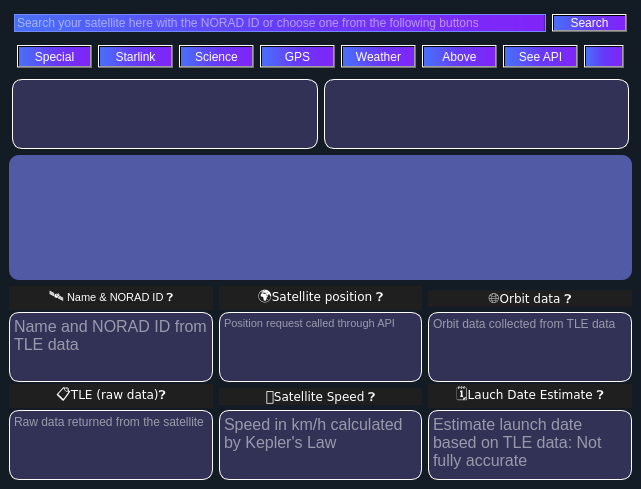
 <widget class="QMainWindow" name="MainWindow">
  <property name="geometry">
   <rect>
    <x>0</x>
    <y>0</y>
    <width>461</width>
    <height>467</height>
   </rect>
  </property>
  <property name="windowTitle">
   <string>Satellites Tracker</string>
  </property>
  <property name="styleSheet">
   <string notr="true">background-color:#131c25</string>
  </property>
  <widget class="QWidget" name="centralwidget">
   <layout class="QVBoxLayout" name="verticalLayout" stretch="0,0,0,10,0,0">
    <item>
     <layout class="QHBoxLayout" name="horizontalLayout">
      <property name="leftMargin">
       <number>5</number>
      </property>
      <property name="topMargin">
       <number>5</number>
      </property>
      <property name="rightMargin">
       <number>5</number>
      </property>
      <property name="bottomMargin">
       <number>5</number>
      </property>
      <item>
       <widget class="QLineEdit" name="Search_bar">
        <property name="sizePolicy">
         <sizepolicy hsizetype="Expanding" vsizetype="Preferred">
          <horstretch>0</horstretch>
          <verstretch>0</verstretch>
         </sizepolicy>
        </property>
        <property name="styleSheet">
         <string notr="true">background-color: qlineargradient(spread:pad, x1:0, y1:0, x2:1, y2:0, stop:0 rgba(73, 112, 249, 255), stop:0.517045 rgba(103, 57, 249, 255), stop:0.994318 rgba(129, 36, 249, 255), stop:1 rgba(0, 0, 0, 0));
color:white;
border: 1px solid #7289fb;
border-radius:50px</string>
        </property>
        <property name="placeholderText">
         <string>Search your satellite here with the NORAD ID or choose one from the following buttons</string>
        </property>
       </widget>
      </item>
      <item>
       <widget class="QPushButton" name="Search_button">
        <property name="sizePolicy">
         <sizepolicy hsizetype="Minimum" vsizetype="Minimum">
          <horstretch>0</horstretch>
          <verstretch>0</verstretch>
         </sizepolicy>
        </property>
        <property name="minimumSize">
         <size>
          <width>70</width>
          <height>10</height>
         </size>
        </property>
        <property name="styleSheet">
         <string notr="true">QPushButton {
background-color: qlineargradient(spread:pad, x1:0, y1:0, x2:1, y2:0, stop:0 rgba(73, 112, 249, 255), stop:0.517045 rgba(103, 57, 249, 255), stop:0.994318 rgba(129, 36, 249, 255), stop:1 rgba(0, 0, 0, 0));
color:white;
}
QPushButton:hover{
background-color: qlineargradient(spread:pad, x1:0, y1:0, x2:1, y2:0, stop:0 rgba(129, 36, 249, 255), stop:0.517045 rgba(103, 57, 249, 255), stop:0.994318 rgba(73, 112, 249, 255), stop:1 rgba(0, 0, 0, 0));
border: 1px solid white;
}</string>
        </property>
        <property name="text">
         <string>Search</string>
        </property>
        <property name="icon">
         <iconset>
          <normaloff>images/searchicon.png</normaloff>images/searchicon.png</iconset>
        </property>
       </widget>
      </item>
     </layout>
    </item>
    <item>
     <layout class="QHBoxLayout" name="horizontalLayout_2">
      <property name="leftMargin">
       <number>8</number>
      </property>
      <property name="topMargin">
       <number>2</number>
      </property>
      <property name="rightMargin">
       <number>8</number>
      </property>
      <property name="bottomMargin">
       <number>5</number>
      </property>
      <item>
       <widget class="QPushButton" name="Special_btn">
        <property name="sizePolicy">
         <sizepolicy hsizetype="Expanding" vsizetype="Minimum">
          <horstretch>0</horstretch>
          <verstretch>0</verstretch>
         </sizepolicy>
        </property>
        <property name="styleSheet">
         <string notr="true">QPushButton {
background-color: qlineargradient(spread:pad, x1:0, y1:0, x2:1, y2:0, stop:0 rgba(73, 112, 249, 255), stop:0.517045 rgba(103, 57, 249, 255), stop:0.994318 rgba(129, 36, 249, 255), stop:1 rgba(0, 0, 0, 0));
color:white;
}
QPushButton:hover{
background-color: qlineargradient(spread:pad, x1:0, y1:0, x2:1, y2:0, stop:0 rgba(129, 36, 249, 255), stop:0.517045 rgba(103, 57, 249, 255), stop:0.994318 rgba(73, 112, 249, 255), stop:1 rgba(0, 0, 0, 0));
border: 1px solid white;
}</string>
        </property>
        <property name="text">
         <string>Special</string>
        </property>
        <property name="icon">
         <iconset>
          <normaloff>images/specialicon.png</normaloff>images/specialicon.png</iconset>
        </property>
        <property name="iconSize">
         <size>
          <width>15</width>
          <height>15</height>
         </size>
        </property>
       </widget>
      </item>
      <item>
       <widget class="QPushButton" name="Starlink_btn">
        <property name="sizePolicy">
         <sizepolicy hsizetype="Expanding" vsizetype="Minimum">
          <horstretch>0</horstretch>
          <verstretch>0</verstretch>
         </sizepolicy>
        </property>
        <property name="styleSheet">
         <string notr="true">QPushButton {
background-color: qlineargradient(spread:pad, x1:0, y1:0, x2:1, y2:0, stop:0 rgba(73, 112, 249, 255), stop:0.517045 rgba(103, 57, 249, 255), stop:0.994318 rgba(129, 36, 249, 255), stop:1 rgba(0, 0, 0, 0));
color:white;
}
QPushButton:hover{
background-color: qlineargradient(spread:pad, x1:0, y1:0, x2:1, y2:0, stop:0 rgba(129, 36, 249, 255), stop:0.517045 rgba(103, 57, 249, 255), stop:0.994318 rgba(73, 112, 249, 255), stop:1 rgba(0, 0, 0, 0));
border: 1px solid white;
}</string>
        </property>
        <property name="text">
         <string>Starlink</string>
        </property>
        <property name="icon">
         <iconset>
          <normaloff>images/starlinkicon.png</normaloff>images/starlinkicon.png</iconset>
        </property>
        <property name="iconSize">
         <size>
          <width>15</width>
          <height>15</height>
         </size>
        </property>
       </widget>
      </item>
      <item>
       <widget class="QPushButton" name="Science_btn">
        <property name="sizePolicy">
         <sizepolicy hsizetype="Expanding" vsizetype="Minimum">
          <horstretch>0</horstretch>
          <verstretch>0</verstretch>
         </sizepolicy>
        </property>
        <property name="styleSheet">
         <string notr="true">QPushButton {
background-color: qlineargradient(spread:pad, x1:0, y1:0, x2:1, y2:0, stop:0 rgba(73, 112, 249, 255), stop:0.517045 rgba(103, 57, 249, 255), stop:0.994318 rgba(129, 36, 249, 255), stop:1 rgba(0, 0, 0, 0));
color:white;
}
QPushButton:hover{
background-color: qlineargradient(spread:pad, x1:0, y1:0, x2:1, y2:0, stop:0 rgba(129, 36, 249, 255), stop:0.517045 rgba(103, 57, 249, 255), stop:0.994318 rgba(73, 112, 249, 255), stop:1 rgba(0, 0, 0, 0));
border: 1px solid white;
}</string>
        </property>
        <property name="text">
         <string>Science</string>
        </property>
        <property name="icon">
         <iconset>
          <normaloff>images/scienceicon.png</normaloff>images/scienceicon.png</iconset>
        </property>
        <property name="iconSize">
         <size>
          <width>15</width>
          <height>15</height>
         </size>
        </property>
       </widget>
      </item>
      <item>
       <widget class="QPushButton" name="GPS_btn">
        <property name="sizePolicy">
         <sizepolicy hsizetype="Expanding" vsizetype="Minimum">
          <horstretch>0</horstretch>
          <verstretch>0</verstretch>
         </sizepolicy>
        </property>
        <property name="styleSheet">
         <string notr="true">QPushButton {
background-color: qlineargradient(spread:pad, x1:0, y1:0, x2:1, y2:0, stop:0 rgba(73, 112, 249, 255), stop:0.517045 rgba(103, 57, 249, 255), stop:0.994318 rgba(129, 36, 249, 255), stop:1 rgba(0, 0, 0, 0));
color:white;
}
QPushButton:hover{
background-color: qlineargradient(spread:pad, x1:0, y1:0, x2:1, y2:0, stop:0 rgba(129, 36, 249, 255), stop:0.517045 rgba(103, 57, 249, 255), stop:0.994318 rgba(73, 112, 249, 255), stop:1 rgba(0, 0, 0, 0));
border: 1px solid white;
}</string>
        </property>
        <property name="text">
         <string>GPS</string>
        </property>
        <property name="icon">
         <iconset>
          <normaloff>images/GPSicon.png</normaloff>images/GPSicon.png</iconset>
        </property>
        <property name="iconSize">
         <size>
          <width>15</width>
          <height>15</height>
         </size>
        </property>
       </widget>
      </item>
      <item>
       <widget class="QPushButton" name="Weather_btn">
        <property name="sizePolicy">
         <sizepolicy hsizetype="Expanding" vsizetype="Minimum">
          <horstretch>0</horstretch>
          <verstretch>0</verstretch>
         </sizepolicy>
        </property>
        <property name="styleSheet">
         <string notr="true">QPushButton {
background-color: qlineargradient(spread:pad, x1:0, y1:0, x2:1, y2:0, stop:0 rgba(73, 112, 249, 255), stop:0.517045 rgba(103, 57, 249, 255), stop:0.994318 rgba(129, 36, 249, 255), stop:1 rgba(0, 0, 0, 0));
color:white;
}
QPushButton:hover{
background-color: qlineargradient(spread:pad, x1:0, y1:0, x2:1, y2:0, stop:0 rgba(129, 36, 249, 255), stop:0.517045 rgba(103, 57, 249, 255), stop:0.994318 rgba(73, 112, 249, 255), stop:1 rgba(0, 0, 0, 0));
border: 1px solid white;
}</string>
        </property>
        <property name="text">
         <string>Weather</string>
        </property>
        <property name="icon">
         <iconset>
          <normaloff>images/weathericon.png</normaloff>images/weathericon.png</iconset>
        </property>
        <property name="iconSize">
         <size>
          <width>15</width>
          <height>15</height>
         </size>
        </property>
       </widget>
      </item>
      <item>
       <widget class="QPushButton" name="Above_btn">
        <property name="sizePolicy">
         <sizepolicy hsizetype="Expanding" vsizetype="Minimum">
          <horstretch>0</horstretch>
          <verstretch>0</verstretch>
         </sizepolicy>
        </property>
        <property name="layoutDirection">
         <enum>Qt::LeftToRight</enum>
        </property>
        <property name="styleSheet">
         <string notr="true">QPushButton {
background-color: qlineargradient(spread:pad, x1:0, y1:0, x2:1, y2:0, stop:0 rgba(73, 112, 249, 255), stop:0.517045 rgba(103, 57, 249, 255), stop:0.994318 rgba(129, 36, 249, 255), stop:1 rgba(0, 0, 0, 0));
color:white;
}
QPushButton:hover{
background-color: qlineargradient(spread:pad, x1:0, y1:0, x2:1, y2:0, stop:0 rgba(129, 36, 249, 255), stop:0.517045 rgba(103, 57, 249, 255), stop:0.994318 rgba(73, 112, 249, 255), stop:1 rgba(0, 0, 0, 0));
border: 1px solid white;
}</string>
        </property>
        <property name="text">
         <string>Above</string>
        </property>
        <property name="icon">
         <iconset>
          <normaloff>images/Aboveicon.png</normaloff>images/Aboveicon.png</iconset>
        </property>
        <property name="iconSize">
         <size>
          <width>20</width>
          <height>15</height>
         </size>
        </property>
       </widget>
      </item>
      <item>
       <widget class="QPushButton" name="API_btn">
        <property name="sizePolicy">
         <sizepolicy hsizetype="Expanding" vsizetype="Minimum">
          <horstretch>0</horstretch>
          <verstretch>0</verstretch>
         </sizepolicy>
        </property>
        <property name="styleSheet">
         <string notr="true">QPushButton {
background-color: qlineargradient(spread:pad, x1:0, y1:0, x2:1, y2:0, stop:0 rgba(73, 112, 249, 255), stop:0.517045 rgba(103, 57, 249, 255), stop:0.994318 rgba(129, 36, 249, 255), stop:1 rgba(0, 0, 0, 0));
color:white;
}
QPushButton:hover{
background-color: qlineargradient(spread:pad, x1:0, y1:0, x2:1, y2:0, stop:0 rgba(129, 36, 249, 255), stop:0.517045 rgba(103, 57, 249, 255), stop:0.994318 rgba(73, 112, 249, 255), stop:1 rgba(0, 0, 0, 0));
border: 1px solid white;
}</string>
        </property>
        <property name="text">
         <string>See API</string>
        </property>
        <property name="icon">
         <iconset>
          <normaloff>images/apiiocn.png</normaloff>images/apiiocn.png</iconset>
        </property>
        <property name="iconSize">
         <size>
          <width>15</width>
          <height>12</height>
         </size>
        </property>
       </widget>
      </item>
      <item>
       <widget class="QPushButton" name="Logout_btn">
        <property name="sizePolicy">
         <sizepolicy hsizetype="Expanding" vsizetype="Minimum">
          <horstretch>0</horstretch>
          <verstretch>0</verstretch>
         </sizepolicy>
        </property>
        <property name="styleSheet">
         <string notr="true">QPushButton {
background-color: qlineargradient(spread:pad, x1:0, y1:0, x2:1, y2:0, stop:0 rgba(73, 112, 249, 255), stop:0.517045 rgba(103, 57, 249, 255), stop:0.994318 rgba(129, 36, 249, 255), stop:1 rgba(0, 0, 0, 0));
color:white;
}
QPushButton:hover{
background-color: qlineargradient(spread:pad, x1:0, y1:0, x2:1, y2:0, stop:0 rgba(129, 36, 249, 255), stop:0.517045 rgba(103, 57, 249, 255), stop:0.994318 rgba(73, 112, 249, 255), stop:1 rgba(0, 0, 0, 0));
border: 1px solid white;
}</string>
        </property>
        <property name="text">
         <string/>
        </property>
        <property name="icon">
         <iconset>
          <normaloff>images/logouticon.png</normaloff>images/logouticon.png</iconset>
        </property>
       </widget>
      </item>
     </layout>
    </item>
    <item>
     <layout class="QHBoxLayout" name="horizontalLayout_3">
      <property name="sizeConstraint">
       <enum>QLayout::SetMaximumSize</enum>
      </property>
      <property name="leftMargin">
       <number>3</number>
      </property>
      <property name="rightMargin">
       <number>3</number>
      </property>
      <property name="bottomMargin">
       <number>0</number>
      </property>
      <item>
       <widget class="QListWidget" name="sat_list">
        <property name="sizePolicy">
         <sizepolicy hsizetype="Expanding" vsizetype="Preferred">
          <horstretch>0</horstretch>
          <verstretch>0</verstretch>
         </sizepolicy>
        </property>
        <property name="minimumSize">
         <size>
          <width>0</width>
          <height>65</height>
         </size>
        </property>
        <property name="maximumSize">
         <size>
          <width>16777215</width>
          <height>95</height>
         </size>
        </property>
        <property name="styleSheet">
         <string notr="true">QListWidget{
background-color:#323257;
border: 1px solid white;
border-radius:10px;
color:white;
}
QListWidget::item:hover {
  background-color: #1e1ea6;
  border-radius: 20px;
}</string>
        </property>
        <property name="wordWrap">
         <bool>true</bool>
        </property>
       </widget>
      </item>
      <item>
       <widget class="QTextEdit" name="typeinfo_display">
        <property name="sizePolicy">
         <sizepolicy hsizetype="Expanding" vsizetype="Preferred">
          <horstretch>0</horstretch>
          <verstretch>0</verstretch>
         </sizepolicy>
        </property>
        <property name="maximumSize">
         <size>
          <width>16777215</width>
          <height>95</height>
         </size>
        </property>
        <property name="styleSheet">
         <string notr="true">background-color:#323257;
border: 1px solid white;
border-radius:10px;
color:white;</string>
        </property>
        <property name="readOnly">
         <bool>true</bool>
        </property>
       </widget>
      </item>
     </layout>
    </item>
    <item>
     <widget class="QWidget" name="mapWidget" native="true">
      <property name="sizePolicy">
       <sizepolicy hsizetype="Expanding" vsizetype="Expanding">
        <horstretch>0</horstretch>
        <verstretch>0</verstretch>
       </sizepolicy>
      </property>
      <property name="minimumSize">
       <size>
        <width>0</width>
        <height>125</height>
       </size>
      </property>
      <property name="styleSheet">
       <string notr="true">background-color:#515aa5;
border-radius: 10px</string>
      </property>
     </widget>
    </item>
    <item>
     <layout class="QGridLayout" name="gridLayout">
      <property name="bottomMargin">
       <number>0</number>
      </property>
      <property name="verticalSpacing">
       <number>2</number>
      </property>
      <item row="0" column="1">
       <widget class="QLabel" name="label_2">
        <property name="toolTip">
         <string>&lt;html&gt;&lt;head/&gt;&lt;body&gt;&lt;p&gt;&lt;span style=&quot; font-weight:600;&quot;&gt;Latitude / Longitude&lt;/span&gt;:&lt;br/&gt;&lt;span style=&quot; font-style:italic;&quot;&gt;Current position over Earth in geographic coordinates.&lt;/span&gt;&lt;/p&gt;&lt;p&gt;&lt;span style=&quot; font-weight:600;&quot;&gt;Altitude&lt;/span&gt;:&lt;br/&gt;&lt;span style=&quot; font-style:italic;&quot;&gt;Height above Earth’s surface.&lt;/span&gt;&lt;/p&gt;&lt;p&gt;&lt;span style=&quot; font-weight:600;&quot;&gt;Azimuth&lt;/span&gt;:&lt;br/&gt;&lt;span style=&quot; font-style:italic;&quot;&gt;Compass direction to the satellite from observer's point.&lt;/span&gt;&lt;/p&gt;&lt;p&gt;&lt;span style=&quot; font-weight:600;&quot;&gt;Elevation&lt;/span&gt;:&lt;br/&gt;&lt;span style=&quot; font-style:italic;&quot;&gt;Angle above the horizon (0° = horizon, 90° = overhead).&lt;/span&gt;&lt;/p&gt;&lt;/body&gt;&lt;/html&gt;</string>
        </property>
        <property name="styleSheet">
         <string notr="true">color:white</string>
        </property>
        <property name="text">
         <string>&lt;html&gt;&lt;head/&gt;&lt;body&gt;&lt;pre style=&quot; margin-top:0px; margin-bottom:0px; margin-left:0px; margin-right:0px; -qt-block-indent:0; text-indent:0px; line-height:19px; background-color:#1f1f1f;&quot;&gt;&lt;span style=&quot; font-family:'Consolas,Courier New,monospace'; font-size:14px; color:#ffffff;&quot;&gt;🌍&lt;/span&gt;&lt;span style=&quot; font-family:'Courier New'; color:#ffffff;&quot;&gt;Satellite position ❓&lt;/span&gt;&lt;/pre&gt;&lt;/body&gt;&lt;/html&gt;</string>
        </property>
        <property name="alignment">
         <set>Qt::AlignCenter</set>
        </property>
       </widget>
      </item>
      <item row="0" column="2">
       <widget class="QLabel" name="label_3">
        <property name="toolTip">
         <string>&lt;html&gt;&lt;head/&gt;&lt;body&gt;&lt;p&gt;&lt;span style=&quot; font-weight:600;&quot;&gt;Orbits Completed&lt;/span&gt;:&lt;br/&gt;&lt;span style=&quot; font-style:italic;&quot;&gt;Total number of orbits completed since launch.&lt;/span&gt;&lt;/p&gt;&lt;p&gt;&lt;span style=&quot; font-weight:600;&quot;&gt;Days in Space&lt;/span&gt;:&lt;br/&gt;&lt;span style=&quot; font-style:italic;&quot;&gt;Time since satellite was launched.&lt;/span&gt;&lt;/p&gt;&lt;/body&gt;&lt;/html&gt;</string>
        </property>
        <property name="styleSheet">
         <string notr="true">color:white</string>
        </property>
        <property name="frameShape">
         <enum>QFrame::NoFrame</enum>
        </property>
        <property name="text">
         <string>&lt;html&gt;&lt;head/&gt;&lt;body&gt;&lt;pre style=&quot; margin-top:0px; margin-bottom:0px; margin-left:0px; margin-right:0px; -qt-block-indent:0; text-indent:0px; line-height:19px; background-color:#1f1f1f;&quot;&gt;&lt;span style=&quot; font-family:'Consolas,Courier New,monospace'; font-size:14px; color:#cccccc;&quot;&gt;🌐&lt;/span&gt;&lt;span style=&quot; font-family:'Courier New'; color:#ffffff;&quot;&gt;Orbit data ❓&lt;/span&gt;&lt;/pre&gt;&lt;/body&gt;&lt;/html&gt;</string>
        </property>
        <property name="alignment">
         <set>Qt::AlignCenter</set>
        </property>
       </widget>
      </item>
      <item row="1" column="1">
       <widget class="QTextEdit" name="pos_display">
        <property name="sizePolicy">
         <sizepolicy hsizetype="Maximum" vsizetype="Maximum">
          <horstretch>0</horstretch>
          <verstretch>0</verstretch>
         </sizepolicy>
        </property>
        <property name="maximumSize">
         <size>
          <width>350</width>
          <height>100</height>
         </size>
        </property>
        <property name="font">
         <font>
          <pointsize>8</pointsize>
         </font>
        </property>
        <property name="styleSheet">
         <string notr="true">background-color:#323257;
border: 1px solid white;
border-radius:10px;
color:white;</string>
        </property>
        <property name="readOnly">
         <bool>true</bool>
        </property>
        <property name="html">
         <string>&lt;!DOCTYPE HTML PUBLIC &quot;-//W3C//DTD HTML 4.0//EN&quot; &quot;http://www.w3.org/TR/REC-html40/strict.dtd&quot;&gt;
&lt;html&gt;&lt;head&gt;&lt;meta name=&quot;qrichtext&quot; content=&quot;1&quot; /&gt;&lt;style type=&quot;text/css&quot;&gt;
p, li { white-space: pre-wrap; }
&lt;/style&gt;&lt;/head&gt;&lt;body style=&quot; font-family:'MS Shell Dlg 2'; font-size:8pt; font-weight:400; font-style:normal;&quot;&gt;
&lt;p style=&quot;-qt-paragraph-type:empty; margin-top:0px; margin-bottom:0px; margin-left:0px; margin-right:0px; -qt-block-indent:0; text-indent:0px; font-size:15pt;&quot;&gt;&lt;br /&gt;&lt;/p&gt;&lt;/body&gt;&lt;/html&gt;</string>
        </property>
        <property name="placeholderText">
         <string>Position request called through API</string>
        </property>
       </widget>
      </item>
      <item row="3" column="0">
       <widget class="QTextEdit" name="tle_display">
        <property name="sizePolicy">
         <sizepolicy hsizetype="Maximum" vsizetype="Maximum">
          <horstretch>0</horstretch>
          <verstretch>0</verstretch>
         </sizepolicy>
        </property>
        <property name="maximumSize">
         <size>
          <width>350</width>
          <height>100</height>
         </size>
        </property>
        <property name="styleSheet">
         <string notr="true">background-color:#323257;
border: 1px solid white;
border-radius:10px;
color:white;</string>
        </property>
        <property name="readOnly">
         <bool>true</bool>
        </property>
        <property name="placeholderText">
         <string>Raw data returned from the satellite</string>
        </property>
       </widget>
      </item>
      <item row="1" column="2">
       <widget class="QTextEdit" name="orbit_display">
        <property name="sizePolicy">
         <sizepolicy hsizetype="Maximum" vsizetype="Maximum">
          <horstretch>0</horstretch>
          <verstretch>0</verstretch>
         </sizepolicy>
        </property>
        <property name="maximumSize">
         <size>
          <width>350</width>
          <height>100</height>
         </size>
        </property>
        <property name="styleSheet">
         <string notr="true">background-color:#323257;
border: 1px solid white;
border-radius:10px;
color:white;</string>
        </property>
        <property name="readOnly">
         <bool>true</bool>
        </property>
        <property name="placeholderText">
         <string>Orbit data collected from TLE data</string>
        </property>
       </widget>
      </item>
      <item row="3" column="2">
       <widget class="QTextEdit" name="launchdate_display">
        <property name="sizePolicy">
         <sizepolicy hsizetype="Maximum" vsizetype="Maximum">
          <horstretch>0</horstretch>
          <verstretch>0</verstretch>
         </sizepolicy>
        </property>
        <property name="maximumSize">
         <size>
          <width>350</width>
          <height>100</height>
         </size>
        </property>
        <property name="font">
         <font>
          <pointsize>12</pointsize>
         </font>
        </property>
        <property name="styleSheet">
         <string notr="true">background-color:#323257;
border: 1px solid white;
border-radius:10px;
color:white;</string>
        </property>
        <property name="readOnly">
         <bool>true</bool>
        </property>
        <property name="placeholderText">
         <string>Estimate launch date based on TLE data: Not fully accurate</string>
        </property>
       </widget>
      </item>
      <item row="1" column="0">
       <widget class="QTextEdit" name="info_display">
        <property name="sizePolicy">
         <sizepolicy hsizetype="Maximum" vsizetype="Maximum">
          <horstretch>0</horstretch>
          <verstretch>0</verstretch>
         </sizepolicy>
        </property>
        <property name="maximumSize">
         <size>
          <width>350</width>
          <height>100</height>
         </size>
        </property>
        <property name="font">
         <font>
          <pointsize>12</pointsize>
         </font>
        </property>
        <property name="styleSheet">
         <string notr="true">background-color:#323257;
border: 1px solid white;
border-radius:10px;
color:white;</string>
        </property>
        <property name="readOnly">
         <bool>true</bool>
        </property>
        <property name="html">
         <string>&lt;!DOCTYPE HTML PUBLIC &quot;-//W3C//DTD HTML 4.0//EN&quot; &quot;http://www.w3.org/TR/REC-html40/strict.dtd&quot;&gt;
&lt;html&gt;&lt;head&gt;&lt;meta name=&quot;qrichtext&quot; content=&quot;1&quot; /&gt;&lt;style type=&quot;text/css&quot;&gt;
p, li { white-space: pre-wrap; }
&lt;/style&gt;&lt;/head&gt;&lt;body style=&quot; font-family:'MS Shell Dlg 2'; font-size:12pt; font-weight:400; font-style:normal;&quot;&gt;
&lt;p style=&quot;-qt-paragraph-type:empty; margin-top:0px; margin-bottom:0px; margin-left:0px; margin-right:0px; -qt-block-indent:0; text-indent:0px;&quot;&gt;&lt;br /&gt;&lt;/p&gt;&lt;/body&gt;&lt;/html&gt;</string>
        </property>
        <property name="placeholderText">
         <string>Name and NORAD ID from TLE data</string>
        </property>
       </widget>
      </item>
      <item row="0" column="0">
       <widget class="QLabel" name="label">
        <property name="font">
         <font>
          <pointsize>8</pointsize>
         </font>
        </property>
        <property name="toolTip">
         <string>&lt;html&gt;&lt;head/&gt;&lt;body&gt;&lt;p&gt;&lt;span style=&quot; font-weight:600;&quot;&gt;NORAD ID&lt;/span&gt;:&lt;br/&gt;&lt;span style=&quot; font-style:italic;&quot;&gt;Unique satellite tracking number assigned by NORAD.&lt;/span&gt;&lt;/p&gt;&lt;p&gt;&lt;span style=&quot; font-weight:600;&quot;&gt;Satellite Name&lt;/span&gt;:&lt;br/&gt;&lt;span style=&quot; font-style:italic;&quot;&gt;Official name or designation of the satellite.&lt;/span&gt;&lt;/p&gt;&lt;/body&gt;&lt;/html&gt;</string>
        </property>
        <property name="styleSheet">
         <string notr="true">color:white;
</string>
        </property>
        <property name="text">
         <string>&lt;!DOCTYPE HTML PUBLIC &quot;-//W3C//DTD HTML 4.0//EN&quot; &quot;http://www.w3.org/TR/REC-html40/strict.dtd&quot;&gt;
&lt;html&gt;&lt;head&gt;&lt;meta name=&quot;qrichtext&quot; content=&quot;1&quot; /&gt;&lt;style type=&quot;text/css&quot;&gt;
p, li { white-space: pre-wrap; }
&lt;/style&gt;&lt;/head&gt;&lt;body style=&quot; font-family:'MS Shell Dlg 2'; font-size:8pt; font-weight:400; font-style:normal;&quot;&gt;
&lt;p style=&quot; margin-top:0px; margin-bottom:0px; margin-left:0px; margin-right:0px; -qt-block-indent:0; text-indent:0px; line-height:19px; background-color:#1f1f1f;&quot;&gt;&lt;span style=&quot; font-family:'Consolas,Courier New,monospace'; font-size:14px; color:#ffffff;&quot;&gt;🛰️&lt;/span&gt;&lt;span style=&quot; font-family:'Courier New'; color:#ffffff;&quot;&gt; Name &amp;amp; NORAD ID ❓&lt;/span&gt;&lt;/p&gt;&lt;/body&gt;&lt;/html&gt;</string>
        </property>
        <property name="alignment">
         <set>Qt::AlignCenter</set>
        </property>
       </widget>
      </item>
      <item row="3" column="1">
       <widget class="QTextEdit" name="speed_display">
        <property name="sizePolicy">
         <sizepolicy hsizetype="Maximum" vsizetype="Maximum">
          <horstretch>0</horstretch>
          <verstretch>0</verstretch>
         </sizepolicy>
        </property>
        <property name="maximumSize">
         <size>
          <width>350</width>
          <height>100</height>
         </size>
        </property>
        <property name="font">
         <font>
          <pointsize>12</pointsize>
         </font>
        </property>
        <property name="styleSheet">
         <string notr="true">background-color:#323257;
border: 1px solid white;
border-radius:10px;
color:white;</string>
        </property>
        <property name="readOnly">
         <bool>true</bool>
        </property>
        <property name="html">
         <string>&lt;!DOCTYPE HTML PUBLIC &quot;-//W3C//DTD HTML 4.0//EN&quot; &quot;http://www.w3.org/TR/REC-html40/strict.dtd&quot;&gt;
&lt;html&gt;&lt;head&gt;&lt;meta name=&quot;qrichtext&quot; content=&quot;1&quot; /&gt;&lt;style type=&quot;text/css&quot;&gt;
p, li { white-space: pre-wrap; }
&lt;/style&gt;&lt;/head&gt;&lt;body style=&quot; font-family:'MS Shell Dlg 2'; font-size:12pt; font-weight:400; font-style:normal;&quot;&gt;
&lt;p style=&quot;-qt-paragraph-type:empty; margin-top:0px; margin-bottom:0px; margin-left:0px; margin-right:0px; -qt-block-indent:0; text-indent:0px;&quot;&gt;&lt;br /&gt;&lt;/p&gt;&lt;/body&gt;&lt;/html&gt;</string>
        </property>
        <property name="placeholderText">
         <string>Speed in km/h calculated by Kepler's Law</string>
        </property>
       </widget>
      </item>
      <item row="2" column="0">
       <widget class="QLabel" name="label_4">
        <property name="toolTip">
         <string>&lt;html&gt;&lt;head/&gt;&lt;body&gt;&lt;p&gt;Orbital parameters used to predict satellite position.&lt;/p&gt;&lt;/body&gt;&lt;/html&gt;</string>
        </property>
        <property name="styleSheet">
         <string notr="true">color:white</string>
        </property>
        <property name="text">
         <string>&lt;html&gt;&lt;head/&gt;&lt;body&gt;&lt;pre style=&quot; margin-top:0px; margin-bottom:0px; margin-left:0px; margin-right:0px; -qt-block-indent:0; text-indent:0px; line-height:19px; background-color:#1f1f1f;&quot;&gt;&lt;span style=&quot; font-family:'Consolas,Courier New,monospace'; font-size:14px; color:#ffffff;&quot;&gt;📋&lt;/span&gt;&lt;span style=&quot; font-family:'Courier New'; color:#ffffff;&quot;&gt;TLE (raw data)❓&lt;/span&gt;&lt;/pre&gt;&lt;/body&gt;&lt;/html&gt;</string>
        </property>
        <property name="alignment">
         <set>Qt::AlignCenter</set>
        </property>
       </widget>
      </item>
      <item row="2" column="1">
       <widget class="QLabel" name="label_5">
        <property name="toolTip">
         <string>&lt;html&gt;&lt;head/&gt;&lt;body&gt;&lt;p&gt;&lt;span style=&quot; font-weight:600;&quot;&gt;mph / km/h / m/s&lt;/span&gt;:&lt;br/&gt;&lt;span style=&quot; font-style:italic;&quot;&gt;Satellite’s current orbital speed in selected units.&lt;/span&gt;&lt;/p&gt;&lt;/body&gt;&lt;/html&gt;</string>
        </property>
        <property name="styleSheet">
         <string notr="true">color:white</string>
        </property>
        <property name="text">
         <string>&lt;html&gt;&lt;head/&gt;&lt;body&gt;&lt;pre style=&quot; margin-top:0px; margin-bottom:0px; margin-left:0px; margin-right:0px; -qt-block-indent:0; text-indent:0px; line-height:19px; background-color:#1f1f1f;&quot;&gt;&lt;span style=&quot; font-family:'Consolas,Courier New,monospace'; font-size:14px; color:#ffffff;&quot;&gt;🚀&lt;/span&gt;&lt;span style=&quot; font-family:'Courier New'; color:#ffffff;&quot;&gt;Satellite Speed ❓&lt;/span&gt;&lt;/pre&gt;&lt;/body&gt;&lt;/html&gt;</string>
        </property>
        <property name="alignment">
         <set>Qt::AlignCenter</set>
        </property>
       </widget>
      </item>
      <item row="2" column="2">
       <widget class="QLabel" name="label_6">
        <property name="toolTip">
         <string>&lt;html&gt;&lt;head/&gt;&lt;body&gt;&lt;p&gt;Estimated launch date inferred from TLE epoch.&lt;/p&gt;&lt;p&gt;⚠️ Note: TLE-based launch date is only an estimate. &lt;/p&gt;&lt;p&gt;Revolution counters may reset or be inaccurate. &lt;/p&gt;&lt;p&gt;For verified launch dates, check official databases.&lt;/p&gt;&lt;/body&gt;&lt;/html&gt;</string>
        </property>
        <property name="styleSheet">
         <string notr="true">color:white</string>
        </property>
        <property name="text">
         <string>&lt;html&gt;&lt;head/&gt;&lt;body&gt;&lt;pre style=&quot; margin-top:0px; margin-bottom:0px; margin-left:0px; margin-right:0px; -qt-block-indent:0; text-indent:0px; line-height:19px; background-color:#1f1f1f;&quot;&gt;&lt;span style=&quot; font-family:'Consolas,Courier New,monospace'; font-size:14px; color:#ffffff;&quot;&gt;🗓️&lt;/span&gt;&lt;span style=&quot; font-family:'Courier New'; color:#ffffff;&quot;&gt;Lauch Date Estimate ❓&lt;/span&gt;&lt;/pre&gt;&lt;/body&gt;&lt;/html&gt;</string>
        </property>
        <property name="alignment">
         <set>Qt::AlignCenter</set>
        </property>
       </widget>
      </item>
     </layout>
    </item>
    <item>
     <spacer name="verticalSpacer">
      <property name="orientation">
       <enum>Qt::Vertical</enum>
      </property>
      <property name="sizeHint" stdset="0">
       <size>
        <width>20</width>
        <height>5</height>
       </size>
      </property>
     </spacer>
    </item>
   </layout>
  </widget>
  <widget class="QMenuBar" name="menubar">
   <property name="geometry">
    <rect>
     <x>0</x>
     <y>0</y>
     <width>461</width>
     <height>18</height>
    </rect>
   </property>
  </widget>
 </widget>
